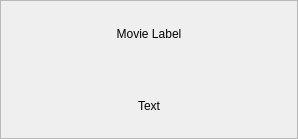
<?xml version="1.0" encoding="UTF-8"?>
<ui version="4.0">
 <class>WaitOperationFrame</class>
 <widget class="QFrame" name="WaitOperationFrame">
  <property name="geometry">
   <rect>
    <x>0</x>
    <y>0</y>
    <width>298</width>
    <height>139</height>
   </rect>
  </property>
  <property name="windowTitle">
   <string>Frame</string>
  </property>
  <property name="frameShape">
   <enum>QFrame::StyledPanel</enum>
  </property>
  <property name="frameShadow">
   <enum>QFrame::Raised</enum>
  </property>
  <layout class="QVBoxLayout" name="verticalLayout">
   <property name="leftMargin">
    <number>0</number>
   </property>
   <property name="topMargin">
    <number>0</number>
   </property>
   <property name="rightMargin">
    <number>0</number>
   </property>
   <property name="bottomMargin">
    <number>0</number>
   </property>
   <item>
    <layout class="QGridLayout" name="gridLayout">
     <item row="0" column="0">
      <widget class="QLabel" name="movieLabel">
       <property name="text">
        <string>Movie Label</string>
       </property>
       <property name="alignment">
        <set>Qt::AlignCenter</set>
       </property>
      </widget>
     </item>
     <item row="1" column="0">
      <widget class="QLabel" name="messageLabel">
       <property name="text">
        <string>Text</string>
       </property>
       <property name="alignment">
        <set>Qt::AlignCenter</set>
       </property>
      </widget>
     </item>
    </layout>
   </item>
  </layout>
 </widget>
 <resources/>
 <connections/>
</ui>
